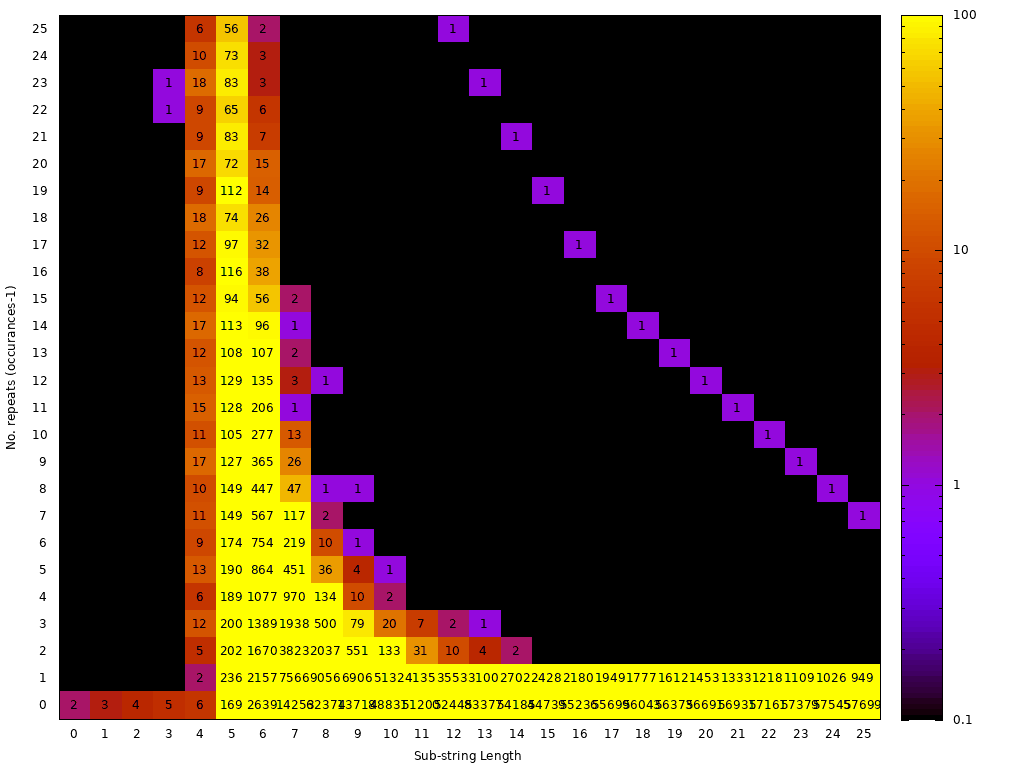

Recreate this plot in gnuplot.
set terminal png size 1024,768 font ",9"
set output 'sarsBOTH.repeatscore.png'
#set autoscale yfix
#set autoscale xfix
set xrange [-0.5:25.5]
set yrange [-0.50:25.5]
set pm3d map

set xtics 1
set ytics 1
set cbrange[0:100]
set logscale cb
set xlabel "Sub-string Length"
set ylabel "No. repeats (occurances-1)"
set view map
set nokey

plot 'sarsBOTH.repeatscore.rot' matrix using 1:2:3 with image notitle, \
     'sarsBOTH.repeatscore.rot' matrix using 1:2:($3 == 0 ? "" : sprintf("%g",$3) ) with labels
